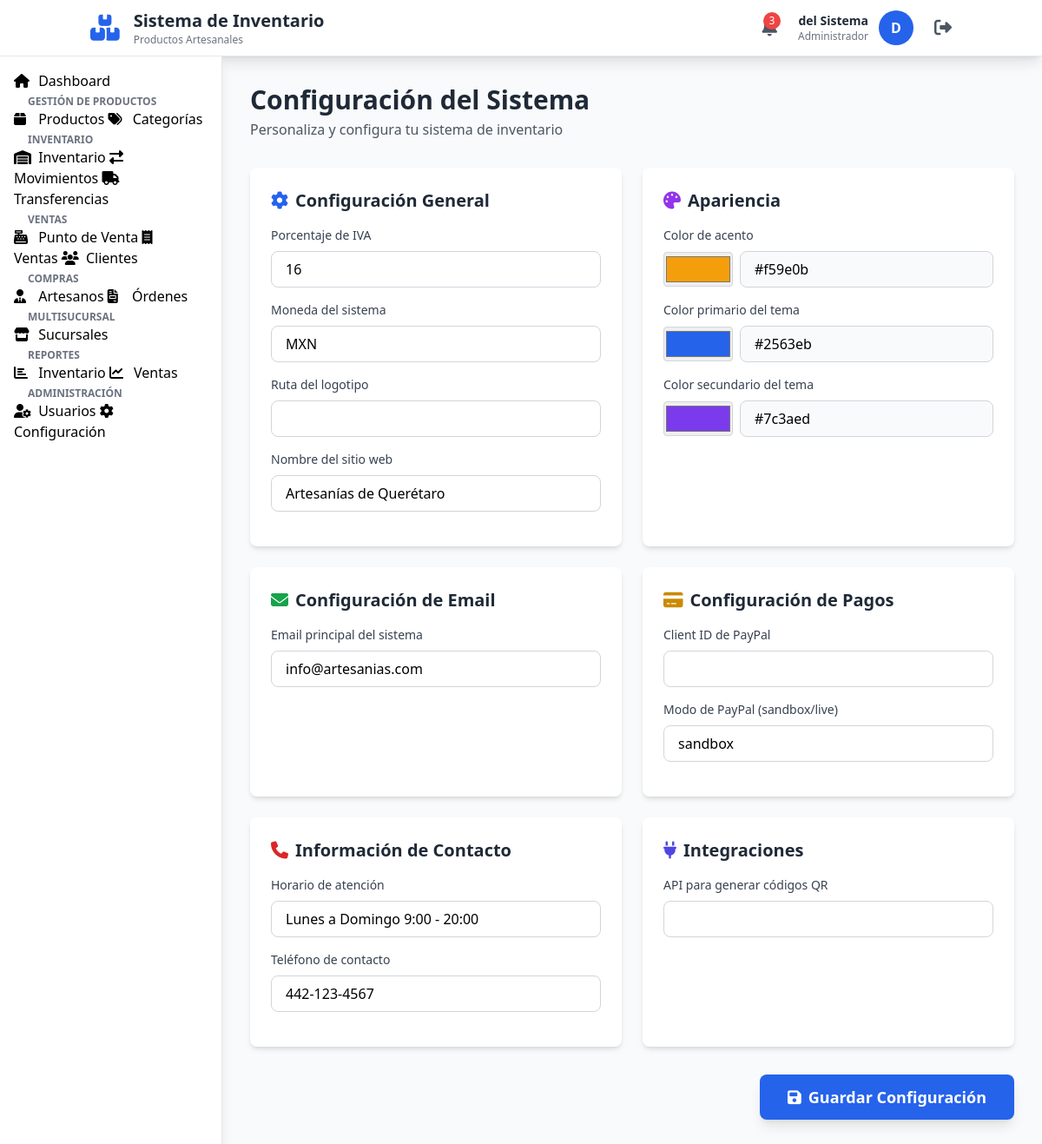
Screenshot of /settings (signed in) with the database file from the repository.
### tables this page shows
CREATE TABLE IF NOT EXISTS `configuracion` (
  `id` INT(11) NOT NULL AUTO_INCREMENT,
  `clave` VARCHAR(100) NOT NULL,
  `valor` TEXT,
  `descripcion` TEXT,
  `tipo` ENUM('texto', 'numero', 'booleano', 'color', 'email', 'url') DEFAULT 'texto',
  `categoria` VARCHAR(50) DEFAULT 'general',
  `fecha_actualizacion` TIMESTAMP NOT NULL DEFAULT CURRENT_TIMESTAMP ON UPDATE CURRENT_TIMESTAMP,
  PRIMARY KEY (`id`),
  UNIQUE KEY `clave` (`clave`)
);

### app/controllers/SettingsController.php (called while the page is built, shortened)
<?php
require_once BASE_PATH . '/app/helpers/Controller.php';
class SettingsController extends Controller {
    public function index() {
        $settingModel = $this->model('Setting');
        $categories = $settingModel->getCategories();
        $settings = [];
        foreach ($categories as $category) {
            $settings[$category] = $settingModel->getByCategory($category);
        }
        $this->view('settings/index', [
            'title' => 'Configuración del Sistema',
            'settings' => $settings,
            'categories' => $categories
        ]);
    }
}

### app/helpers/Autoloader.php (called while the page is built, shortened)
<?php
class Autoloader {
    public static function register() {
        spl_autoload_register(function ($class) {
            $directories = [
                BASE_PATH . '/app/controllers/',
                BASE_PATH . '/app/models/',
                BASE_PATH . '/app/helpers/'
            ];
            foreach ($directories as $directory) {
                $file = $directory . $class . '.php';
                if (file_exists($file)) {
                    return true;
                }
            }
            return false;
        });
    }
}

### app/helpers/Database.php (called while the page is built, shortened)
<?php
class Database {
    private static $instance = null;
    private $connection;
    private function __construct() {
        try {
            $dsn = 'mysql:host=' . DB_HOST . ';dbname=' . DB_NAME . ';charset=' . DB_CHARSET;
            $options = [
                PDO::ATTR_ERRMODE => PDO::ERRMODE_EXCEPTION,
                PDO::ATTR_DEFAULT_FETCH_MODE => PDO::FETCH_ASSOC,
                PDO::ATTR_EMULATE_PREPARES => false,
            ];
            $this->connection = new PDO($dsn, DB_USER, DB_PASS, $options);
        } catch (PDOException $e) {
            error_log('Database connection error: ' . $e->getMessage());
            die('Error de conexión a la base de datos. Por favor contacte al administrador del sistema.');
        }
    }
    public static function getInstance() {
        if (self::$instance === null) {
            self::$instance = new self();
        }
        return self::$instance;
    }
    public function getConnection() {
        return $this->connection;
    }
}

### app/models/Setting.php (called while the page is built, shortened)
<?php
class Setting {
    private $db;
    public function __construct() {
        $this->db = Database::getInstance()->getConnection();
    }
    public function getByCategory($category) {
        $stmt = $this->db->prepare("SELECT * FROM configuracion WHERE categoria = ? ORDER BY clave");
        $stmt->execute([$category]);
        return $stmt->fetchAll();
    }
    public function getCategories() {
        $stmt = $this->db->query("SELECT DISTINCT categoria FROM configuracion ORDER BY categoria");
        return $stmt->fetchAll(PDO::FETCH_COLUMN);
    }
}

### app/views/settings/index.php (the view, shortened to what this page needs)
<?php require_once BASE_PATH . '/app/views/layouts/header.php'; ?>
<?php require_once BASE_PATH . '/app/views/layouts/navbar.php'; ?>
<div class="flex">
    <?php require_once BASE_PATH . '/app/views/layouts/sidebar.php'; ?>
    <main class="flex-1 p-8">
        <div class="mb-8">
            <h1 class="text-3xl font-bold text-gray-800">Configuración del Sistema</h1>
            <p class="text-gray-600 mt-1">Personaliza y configura tu sistema de inventario</p>
        </div>
        <form method="POST" action="<?php echo BASE_URL; ?>/settings">
            <div class="grid grid-cols-1 lg:grid-cols-2 gap-6">
                <div class="bg-white rounded-lg shadow-md p-6">
                    <h2 class="text-xl font-bold text-gray-800 mb-4 flex items-center">
                        <i class="fas fa-cog text-blue-600 mr-2"></i>
                        Configuración General
                    </h2>
                    <?php if (isset($settings['general'])): ?>
                        <?php foreach ($settings['general'] as $setting): ?>
                            <div class="mb-4">
                                <label class="block text-sm font-medium text-gray-700 mb-2">
                                    <?php echo htmlspecialchars($setting['descripcion']); ?>
                                </label>
                                <?php if ($setting['tipo'] === 'texto' || $setting['tipo'] === 'email' || $setting['tipo'] === 'url'): ?>
                                    <input
                                        type="<?php echo $setting['tipo'] === 'email' ? 'email' : 'text'; ?>"
                                        name="setting_<?php echo $setting['clave']; ?>"
                                        value="<?php echo htmlspecialchars($setting['valor']); ?>"
                                        class="w-full px-4 py-2 border border-gray-300 rounded-lg focus:ring-2 focus:ring-blue-500"
                                    >
                                <?php elseif ($setting['tipo'] === 'numero'): ?>
                                    <input
                                        type="number"
                                        name="setting_<?php echo $setting['clave']; ?>"
                                        value="<?php echo htmlspecialchars($setting['valor']); ?>"
                                        class="w-full px-4 py-2 border border-gray-300 rounded-lg focus:ring-2 focus:ring-blue-500"
                                    >
                                <?php endif; ?>
                            </div>
                        <?php endforeach; ?>
                    <?php endif; ?>
                </div>
                <div class="bg-white rounded-lg shadow-md p-6">
                    <h2 class="text-xl font-bold text-gray-800 mb-4 flex items-center">
                        <i class="fas fa-palette text-purple-600 mr-2"></i>
                        Apariencia
                    </h2>
                    <?php if (isset($settings['apariencia'])): ?>
                        <?php foreach ($settings['apariencia'] as $setting): ?>
                            <div class="mb-4">
                                <label class="block text-sm font-medium text-gray-700 mb-2">
                                    <?php echo htmlspecialchars($setting['descripcion']); ?>
                                </label>
                                <?php if ($setting['tipo'] === 'color'): ?>
                                    <div class="flex items-center space-x-2">
                                        <input
                                            type="color"
                                            name="setting_<?php echo $setting['clave']; ?>"
                                            value="<?php echo htmlspecialchars($setting['valor']); ?>"
                                            class="h-10 w-20 border border-gray-300 rounded cursor-pointer"
                                        >
                                        <input
                                            type="text"
                                            value="<?php echo htmlspecialchars($setting['valor']); ?>"
                                            readonly
                                            class="flex-1 px-4 py-2 border border-gray-300 rounded-lg bg-gray-50"
                                        >
                                    </div>
                                <?php endif; ?>
                            </div>
                        <?php endforeach; ?>
                    <?php endif; ?>
                </div>
                <div class="bg-white rounded-lg shadow-md p-6">
                    <h2 class="text-xl font-bold text-gray-800 mb-4 flex items-center">
                        <i class="fas fa-envelope text-green-600 mr-2"></i>
                        Configuración de Email
                    </h2>
                    <?php if (isset($settings['email'])): ?>
                        <?php foreach ($settings['email'] as $setting): ?>
                            <div class="mb-4">
                                <label class="block text-sm font-medium text-gray-700 mb-2">
                                    <?php echo htmlspecialchars($setting['descripcion']); ?>
                                </label>
                                <input
                                    type="<?php echo $setting['tipo'] === 'email' ? 'email' : 'text'; ?>"
                                    name="setting_<?php echo $setting['clave']; ?>"
                                    value="<?php echo htmlspecialchars($setting['valor']); ?>"
                                    class="w-full px-4 py-2 border border-gray-300 rounded-lg focus:ring-2 focus:ring-blue-500"
                                >
                            </div>
                        <?php endforeach; ?>
                    <?php endif; ?>
                </div>
                <div class="bg-white rounded-lg shadow-md p-6">
                    <h2 class="text-xl font-bold text-gray-800 mb-4 flex items-center">
                        <i class="fas fa-credit-card text-yellow-600 mr-2"></i>
                        Configuración de Pagos
                    </h2>
                    <?php if (isset($settings['pagos'])): ?>
                        <?php foreach ($settings['pagos'] as $setting): ?>
                            <div class="mb-4">
                                <label class="block text-sm font-medium text-gray-700 mb-2">
                                    <?php echo htmlspecialchars($setting['descripcion']); ?>
                                </label>
                                <input
                                    type="text"
                                    name="setting_<?php echo $setting['clave']; ?>"
                                    value="<?php echo htmlspecialchars($setting['valor']); ?>"
                                    class="w-full px-4 py-2 border border-gray-300 rounded-lg focus:ring-2 focus:ring-blue-500"
                                    <?php echo strpos($setting['clave'], 'secret') !== false ? 'type="password"' : ''; ?>
                                >
                            </div>
                        <?php endforeach; ?>
                    <?php endif; ?>
                </div>
                <div class="bg-white rounded-lg shadow-md p-6">
                    <h2 class="text-xl font-bold text-gray-800 mb-4 flex items-center">
                        <i class="fas fa-phone text-red-600 mr-2"></i>
                        Información de Contacto
                    </h2>
                    <?php if (isset($settings['contacto'])): ?>
                        <?php foreach ($settings['contacto'] as $setting): ?>
                            <div class="mb-4">
                                <label class="block text-sm font-medium text-gray-700 mb-2">
                                    <?php echo htmlspecialchars($setting['descripcion']); ?>
                                </label>
                                <input
                                    type="text"
                                    name="setting_<?php echo $setting['clave']; ?>"
                                    value="<?php echo htmlspecialchars($setting['valor']); ?>"
                                    class="w-full px-4 py-2 border border-gray-300 rounded-lg focus:ring-2 focus:ring-blue-500"
                                >
                            </div>
                        <?php endforeach; ?>
                    <?php endif; ?>
                </div>
                <div class="bg-white rounded-lg shadow-md p-6">
                    <h2 class="text-xl font-bold text-gray-800 mb-4 flex items-center">
                        <i class="fas fa-plug text-indigo-600 mr-2"></i>
                        Integraciones
                    </h2>
                    <?php if (isset($settings['integraciones'])): ?>
                        <?php foreach ($settings['integraciones'] as $setting): ?>
                            <div class="mb-4">
                                <label class="block text-sm font-medium text-gray-700 mb-2">
                                    <?php echo htmlspecialchars($setting['descripcion']); ?>
                                </label>
                                <input
                                    type="text"
                                    name="setting_<?php echo $setting['clave']; ?>"
                                    value="<?php echo htmlspecialchars($setting['valor']); ?>"
                                    class="w-full px-4 py-2 border border-gray-300 rounded-lg focus:ring-2 focus:ring-blue-500"
                                >
                            </div>
                        <?php endforeach; ?>
                    <?php endif; ?>
                </div>
            </div>
            <div class="mt-8 flex justify-end">
                <button type="submit" class="bg-blue-600 hover:bg-blue-700 text-white px-8 py-3 rounded-lg shadow-lg transition text-lg font-semibold">
                    <i class="fas fa-save mr-2"></i>Guardar Configuración
                </button>
            </div>
        </form>
    </main>
</div>
<?php require_once BASE_PATH . '/app/views/layouts/footer.php'; ?>

### rows the page displays
configuracion: descripcion "Porcentaje de IVA", valor "16"
configuracion: descripcion "Moneda del sistema", valor "MXN"
configuracion: descripcion "Ruta del logotipo"
configuracion: descripcion "Nombre del sitio web", valor "Artesanías de Querétaro"
configuracion: descripcion "Color de acento", valor "#f59e0b"
configuracion: descripcion "Color primario del tema", valor "#2563eb"
configuracion: descripcion "Color secundario del tema", valor "#7c3aed"
configuracion: descripcion "Email principal del sistema", valor "info@artesanias.com"
configuracion: descripcion "Client ID de PayPal"
configuracion: descripcion "Modo de PayPal (sandbox/live)", valor "sandbox"
configuracion: descripcion "Horario de atención", valor "Lunes a Domingo 9:00 - 20:00"
configuracion: descripcion "Teléfono de contacto", valor "442-123-4567"
configuracion: descripcion "API para generar códigos QR"

### other values shown
$_SESSION['user_name'] "del Sistema"
str_replace('_', ' ', $_SESSION['user_role']) "Administrador"
substr($_SESSION['user_name'], 0, 1) "D"
